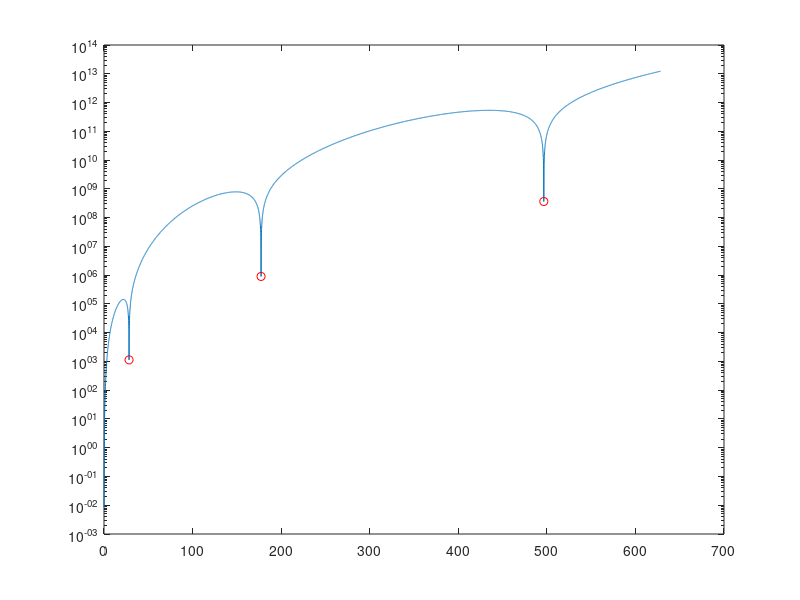
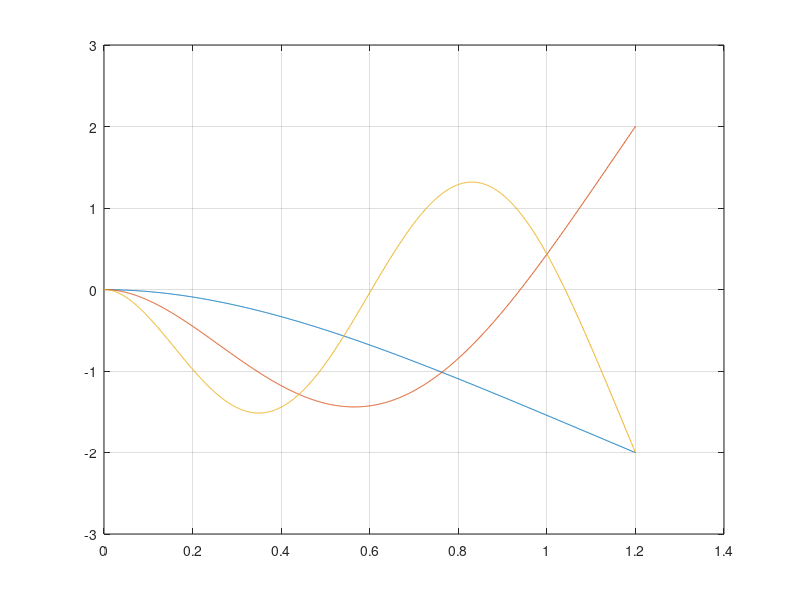

The MATLAB script that drew these images, in order:
%countilever beam parameters
clear all
close all
clc
L=1.200;  % mm
h=0.008;
b=0.040;
rho=2700; %kg/mm^3
E=68e9; %MPa
m=rho*h*b; % kg/mm
J=h^3*b/12; % mm^4;
f_vect=linspace(0,100,10000);
om_vect=2*pi.*f_vect;
g=@(om)(m*om.^2/E/J).^(1/4);

%build the H matrix
H=@(g)[1 0 1 0;
    0 g 0 g;
    -E*J.*g.^2.*cos(g*L) -E*J.*g.^2.*sin(g*L) E*J.*g.^2.*cosh(g*L) E*J.*g.^2.*sinh(g*L);
    E*J.*g.^3.*sin(g*L) -E*J*g.^3.*cos(g*L) E*J*g.^3.*sinh(g*L) E*J*g.^3.*cosh(g*L) ];
dets=[];
for i = 1:length(om_vect)
    dets(i)=det(H(g(om_vect(i))));
end
semilogy(om_vect,abs(dets))
hold on
i_nat=[];
for i=2:length(dets)-1
    if abs(dets(i)) < abs(dets(i-1)) && abs(dets(i)) < abs(dets(i+1))
        i_nat(end+1)=i;
        
    end
end
semilogy(om_vect(i_nat),abs(dets(i_nat)),'or')
%natural frequencies
%computing mode shapes
figure
xx=linspace(0,1.200,1000);
for i =1:length(i_nat)
    mode(i).i_nat=i_nat(i);
    mode(i).OM=om_vect(i_nat(i));
    mode(i).G=g(mode(i).OM);
    mode(i).HH=H(mode(i).G);
    mode(i).f=mode(i).OM/2/pi;
    mode(i).X=[1;-inv(mode(i).HH(2:end,2:end))*mode(i).HH(2:end,1)];
    mode(i).phi=@(x)mode(i).X(1)*cos(mode(i).G.*x) + mode(i).X(2)*sin(mode(i).G.*x)+ mode(i).X(3)*cosh(mode(i).G.*x) + mode(i).X(4)*sinh(mode(i).G.*x);
    plot(xx,mode(i).phi(xx))
    hold on

end
grid on
